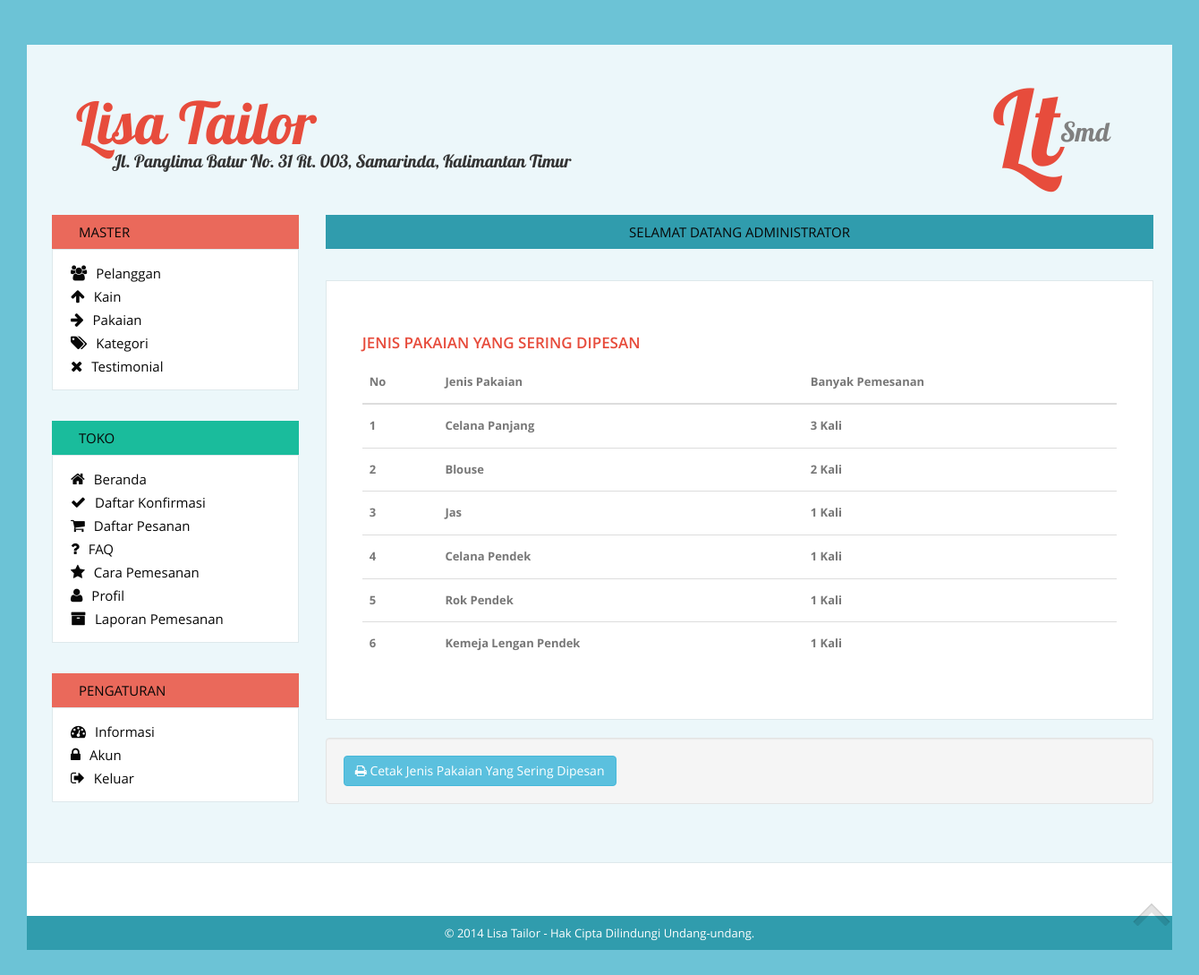
The page /admin/index.php (signed in) on the database its author committed.
### tables this page shows
CREATE TABLE `informasi` (
  `id` int(11) NOT NULL auto_increment,
  `nama` varchar(100) NOT NULL,
  `alamat` text NOT NULL,
  `pemilik` varchar(50) NOT NULL,
  `telp` varchar(50) NOT NULL,
  `ym` varchar(50) NOT NULL,
  `rek1` varchar(50) NOT NULL,
  `rek2` varchar(50) NOT NULL,
  `cara_pesan` text NOT NULL,
  `faq` text NOT NULL,
  `profil` text NOT NULL,
  PRIMARY KEY  (`id`)
);

CREATE TABLE `kategori` (
  `id` int(11) NOT NULL auto_increment,
  `nama` varchar(100) NOT NULL,
  `jenis` int(11) NOT NULL,
  `tipe` int(11) NOT NULL,
  PRIMARY KEY  (`id`)
);

### pengaturan/database.php (called while the page is built, shortened)
<?php
$informasi = mysql_fetch_object(mysql_query("SELECT * FROM `informasi` LIMIT 1"));
?>

### admin/index.php (the view, shortened to what this page needs)
<?php
require_once "../pengaturan/database.php";
include "template/head.php";
include "template/header.php";
include "template/kiri.php";
?>
<div class="col-sm-9">
	<div class="box featured">
		<div class="box-heading text-center">Selamat Datang ADMINISTRATOR</div>
	</div>
	<div class="contact-info" id="cetak-bro">
		<h1>Jenis Pakaian Yang Sering Dipesan</h1>
		<?php
			$query = mysql_query("	SELECT jenis_pakaian, COUNT(*)
									FROM pemesanan
									GROUP BY jenis_pakaian
									ORDER BY COUNT(*) DESC
								");
		?>
			<table class="table">
				<thead>
					<tr>
						<th>No</th>
						<th>Jenis Pakaian</th>
						<th>Banyak Pemesanan</th>
					</tr>
				</thead>
				<tbody>
				<?php
				$id= 1;
				while($temp = mysql_fetch_array($query)) {
				?>
					<tr>
						<td><?=$id?></td>
						<td>
						<?php
							list($jp) = mysql_fetch_row(mysql_query("SELECT nama FROM kategori WHERE id = '$temp[0]'"));
							echo $jp;
						?>
						</td>
						<td><?=$temp[1]?> Kali</td>
					</tr>
				<?php $id++; } ?>
				</tbody>
			</table>
	</div>
	<div class="well">
		<a href="javascript:printDiv('kepala', 'cetak-bro');" class="btn btn-info no-print" style="color: #fff;">
			<i class="fa fa-print"></i> Cetak Jenis Pakaian Yang Sering Dipesan
		</a>
	</div>
</div>
<?php
include "template/footer.php";
?>

### admin/template/header.php
<header id="kepala">
	<div class="container">
		<div class="row">
			<div class="col-sm-12">
				<div id="toko">
					<p class="nama"><?=$informasi->nama?></p>
					<p class="alamat"><?=$informasi->alamat?></p>
				</div>
				<div class="logo">
					<p style="font-family:Lobster;font-size: 9em;color:#e74c3c">Lt<span style="color:grey;font-size: 30px;position: absolute;margin-top: 6px;">Smd</span></p>
				</div>
			</div>
		</div>
	</div>
</header>
<section>
	<div id="container" style="width: 1300px;">
		<p id="back-top" style="left: 46.7%;"> <a href="#top"><span></span></a> </p>
		<div class="container" style="width:98%">
			<div class="row">

### admin/template/footer.php (shortened to what this page needs)
						</div>
					</div>
				</section>
				<footer style="margin-top: 33px; padding-top: 19px;">
					<div id="powered">
						<div class="container">
							<div class="row">
								<div class="col-sm-12">
									&copy; 2014 <?= $informasi->nama ?> - Hak Cipta Dilindungi Undang-undang.
								</div>
							</div>
						</div>
					</div>
				</footer>
			</div>
</body>
</html>

### assets/css/stylesheet.css (style rules this page uses)
html { margin: 0; padding: 0; }
html, body { margin:0; }
body { color: #777; font-family: Arial, Helvetica, sans-serif; margin: 0px; background:#ecf7fa; font-size:13px; line-height:18px; min-width:260px; font-family: 'Open Sans', sans-serif; }
td, th, input, textarea, select, a { font-size: 13px; }
p { margin-top: 0px; margin-bottom: 20px; }
a, a:visited, a:focus { color: #070707; cursor: pointer; text-decoration:none; outline:none }
h1, h2, h3, h4, h5, h6, .h1, .h2, .h3, .h4, .h5, .h6 { font-weight:600; font-family: 'Open Sans', sans-serif; }
h1 { font-size:17px; color:#e74c3c; text-transform:uppercase; }
#back-top { position: fixed; bottom: 30px; z-index:9999; left:50%; margin-left:640px; }
#back-top span { width:42px; height:26px; display: block; margin-bottom: 7px; background:url(../image/up-arrow.png) no-repeat left 0px; }
#container { text-align: left; }
header { position: relative; color:#9d9d9d; margin-bottom:30px; }
.box { margin-bottom:34px; }
.box .box-heading { font-family: 'Open Sans', sans-serif; font-size:15px; line-height:20px; color:#070707; margin-bottom:35px; padding:9px 30px; text-transform:uppercase; background-color:#309cad; }
.contact-info { border:1px solid #dee8eb; background-color:#fff; padding:40px; font-weight:bold; margin-bottom:20px; }
a { outline:none; }
footer { margin-top:38px; padding-top:36px; clear: both; overflow: hidden; background-color:#fff; border-top:1px solid #dee8eb; }
#powered { margin-top:40px; padding:10px 0; font-size:13px; text-align:center; color:#fff; background-color:#309cad; }
.table th, .table td { padding:20px; border-color:#d7d7d7; -moz-box-sizing: border-box; box-sizing: border-box; }

### assets/css/responsive.css (style rules this page uses)
@media (min-width: 1200px) { .container { width:1200px; } }
@media (min-width: 1200px) { body { background:#6cc3d6; } }

### assets/css/lisa.css (style rules this page uses)
#kepala { margin-top: 20px; padding-top: 50px; margin-bottom: 20px; position: relative; color: #9d9d9d; }
#toko { margin: 28px 0px 11px 0px; float: left; }
.nama { font-family:"Lobster"; font-size: 5em; color:#e74c3c }
.alamat { font-family:"Lobster"; font-size: 1.5em; color:#333; padding-left: 40px; padding-top: 5px; }
.logo { padding-right: 70px; position: relative; float: right; margin-bottom: 10px; margin-top: 32px; }
.table > thead > tr > th, .table > tbody > tr > th, .table > tfoot > tr > th, .table > thead > tr > td, .table > tbody > tr > td, .table > tfoot > tr > td { line-height: 2.428571; }

### assets/css/print.css (style rules this page uses)
body { padding:30px }

### rows shown on the page
informasi: nama "Lisa Tailor", alamat "Jl. Panglima Batur No. 31 Rt. 003, Samarinda, Kalimantan Timur"
kategori: nama "Celana Panjang"
kategori: nama "Blouse"
kategori: nama "Jas"
kategori: nama "Celana Pendek"
kategori: nama "Rok Pendek"
kategori: nama "Kemeja Lengan Pendek"

### other values the page prints
$temp[1] "3"
$temp[1] "2"
$temp[1] "1"
